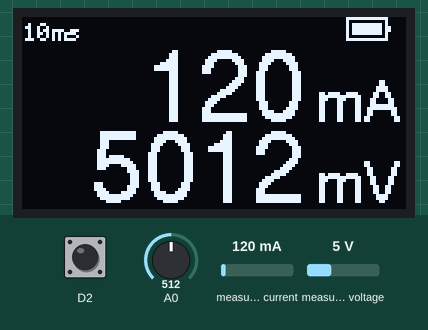
The sketch below on a simulated Arduino Zero (SAMD21). Shown: 128×64 one-colour display. The test bench sets the inputs (shaded band); at power-on: D2 HIGH, A0 = 512, measured current 120 mA, measured voltage 5 V. What the sketch prints to the serial monitor is not drawn.

Above: at 2.2 s.
2.3 s: D2 pulled LOW for 0.15 s
At 3.6 s:
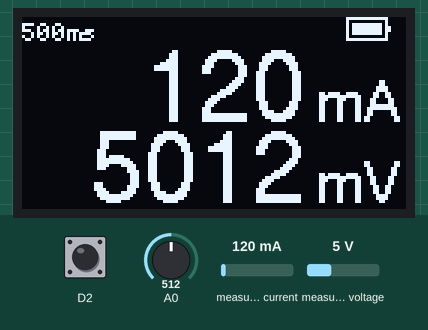
4.0 s: A0 set to 122
8.7 s: measured current set to 40 mA
At 12.7 s:
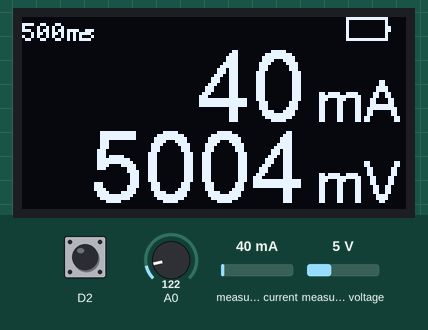
13.0 s: measured voltage set to 0.3 V
At 14.0 s:
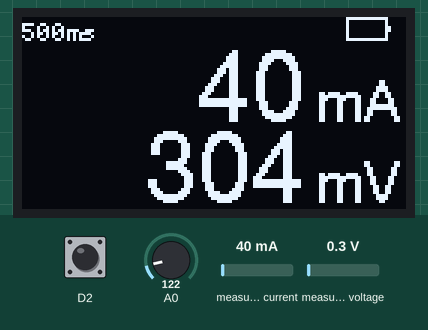
14.5 s: A0 set to 306
19.2 s: D2 pulled LOW for 0.15 s
At 22.7 s:
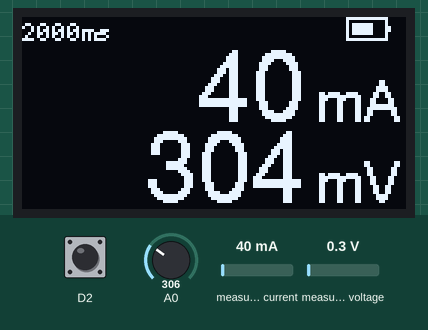
Timing chart, 0 to 23.9 s (numbered marks = the images above; inputs shaded):
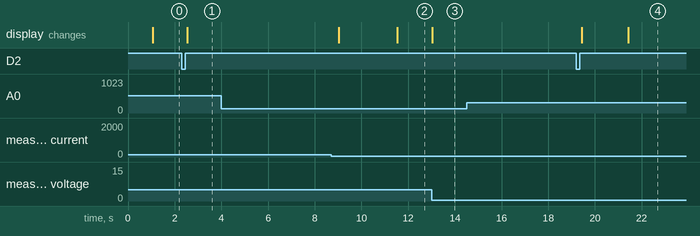

The sketch:

mA-mV-Meter.ino
```cpp
#include <Arduino.h>
#include <Wire.h>
#include <U8g2lib.h>
#include <Adafruit_INA219.h>
#include "PinButton.h"
#include "BatteryMonitor.h"
#include "Trace.h"

Adafruit_INA219 g_ina219;
BatteryMonitor g_batteryMonitor(A0);

#if defined(ARDUINO_ARCH_SAMD)
// for Zero, output on USB Serial console, remove line below if using programming port to program the Zero!
   #define Serial SerialUSB
#endif


U8G2_SSD1306_128X64_NONAME_F_HW_I2C g_u8g2(U8G2_R0, /* reset=*/ U8X8_PIN_NONE);
//U8G2_SH1106_128X64_NONAME_F_HW_I2C g_u8g2(U8G2_R0, /* reset=*/ U8X8_PIN_NONE);

/** update the display this often (in ms) */
int16_t g_iDisplayUpdate = 10;
bool g_bShowVoltage = true;

class MyButton : public PinButton
{
public:
  MyButton(const uint8_t bPin) : PinButton(bPin) {}

  bool onUserInActivity(unsigned long ulNow)
  {
    DEBUG_PRINT("MyButton::onUserInActivity(");DEBUG_PRINTDEC(ulNow);DEBUG_PRINTLN(")");
    return false;
  }
  bool onKeyAutoRepeat()
  {
    DEBUG_PRINTLN("MyButton::onKeyAutoRepeat()");
    return false;
  }
  bool onKeyDown()
  {
    DEBUG_PRINTLN("MyButton::onKeyDown()");
    return true;
  }
  bool onLongKeyDown()
  {
    DEBUG_PRINTLN("MyButton::onLongKeyDown()");
    return false;
  }
  bool onKeyUp(bool bLong)
  {
    DEBUG_PRINT("MyButton::onKeyUp(bLong=");DEBUG_PRINTDEC(bLong);DEBUG_PRINTLN(")");
    return true;
  }
  bool onClick()
  {
    DEBUG_PRINTLN("MyButton::onClick");
      static int16_t iDisplayUpdateOptions[] = {10, 500, 2000};
      static int8_t i = 1;
      g_iDisplayUpdate = iDisplayUpdateOptions[i++];
      DEBUG_PRINT("g_iDisplayUpdate=");DEBUG_PRINTDEC(g_iDisplayUpdate);DEBUG_PRINTLN("");
      if(i >= (sizeof(iDisplayUpdateOptions)/sizeof(iDisplayUpdateOptions[0])))
        i = 0;
    return true;
  }
  bool onDoubleClick()
  {
    DEBUG_PRINTLN("MyButton::onDoubleClick");
    g_bShowVoltage = !g_bShowVoltage;
    return false;
  }

};

/** Button is connected to digital pin 2 */
MyButton g_button(2);

void setup(void)
{
  Serial.begin(115200);
  delay(1000);
  //while(!Serial)  ; // wait for serial port to connect. Needed for Leonardo only
  DEBUG_PRINTLN("Meter test!");

  // Initialize the INA219.
  // By default the initialization will use the largest range (32V, 2A).  However
  // you can call a setCalibration function to change this range (see comments).
  g_ina219.begin();
  // To use a slightly lower 32V, 1A range (higher precision on amps):
  //g_ina219.setCalibration_32V_1A();
  // Or to use a lower 16V, 400mA range (higher precision on volts and amps):
  g_ina219.setCalibration_16V_400mA();


  g_u8g2.begin();
  //g_uDisplayWidth = g_u8g2.getWidth();
  //g_uColUnits = g_u8g2.getWidth() - 35;
  //g_uDisplayHeight = g_u8g2.getHeight();

  g_batteryMonitor.update(millis());
}

/** draw batttery gauge */
void drawBattery(u8g2_uint_t x, u8g2_uint_t y, uint8_t percentfull)
{
  u8g2_uint_t w = 14;
  u8g2_uint_t h = 8;
  g_u8g2.drawFrame(x, y, w, h);
  g_u8g2.drawVLine(x+w, y+3, h-6);
  x += 2;
  y += 2;
  h -= 4;
  w -= 4;
  if(percentfull > 10)
    g_u8g2.drawBox(x, y, (percentfull > 90) ? w : map(percentfull, 0, 100, 0, w), h);
}

/** draw title bar including batttery gauge */
void drawTitleBar(int16_t iDisplayUpdate)
{
  g_u8g2.setFont(u8g2_font_profont10_mf);
  char buf[40];
  sprintf(buf, "%ims", iDisplayUpdate);
  g_u8g2.drawStr(0, 8, buf);
  drawBattery(g_u8g2.getWidth() - 20, 0, g_batteryMonitor.getGauge());
}

void drawLine(u8g2_uint_t iRow, int16_t iValue, const char *szUnits)
{
  g_u8g2.setFont(u8g2_font_helvR24_tf);
  char buf[80];
  //sprintf(buf, "%5.3i", iValue);
  sprintf(buf, "%i", iValue);
  g_u8g2.drawStr(g_u8g2.getWidth() - 30 - g_u8g2.getStrWidth(buf) - 5, iRow, buf);
  g_u8g2.setFont(u8g2_font_helvR14_tf);
  g_u8g2.drawStr(g_u8g2.getWidth() - 30, iRow, szUnits);
}


void loop(void)
{
  static unsigned long ulNextUpdate = 0;
  unsigned long ulNow = millis();
  g_batteryMonitor.updateMaybe(ulNow);
  if(g_button.getAndDispatchKey(ulNow))
  {
    ulNextUpdate = ulNow;
  }
  //
  // freeze display while the key is down
  //
  if(g_button.isKeyDown())
    return;
  //
  // is it time to update?
  //
  if(ulNow < ulNextUpdate)
    return;
  ulNextUpdate = ulNow + (unsigned long)g_iDisplayUpdate;
  //
  // do some measurement
  //
  float shuntVoltage_mV = g_ina219.getShuntVoltage_mV();
  float busVoltage_V = g_ina219.getBusVoltage_V();
  float loadVoltage_mV = (busVoltage_V*1000) + shuntVoltage_mV;
  float current_mA = g_ina219.getCurrent_mA();
/*
Serial.print("Bus Voltage: "); Serial.print(busVoltage_V); Serial.println(" V");
Serial.print("Shunt Voltage: "); Serial.print(shuntVoltage_mV); Serial.println(" mV");
//Serial.print("Load Voltage: "); Serial.print(loadvoltage); Serial.println(" V");
Serial.print("Current: "); Serial.print(current_mA); Serial.println(" mA");
*/
  //
  // update the display
  //
  g_u8g2.clearBuffer();                 // clear the internal memory

  drawTitleBar(g_iDisplayUpdate);

  const int8_t iTitleBarHeight = 8;
  const int8_t iLineHeight = 27;
  u8g2_uint_t iRow = iLineHeight + iTitleBarHeight;
  //current_mA = (float)ulNow;
  drawLine(iRow, (int16_t)current_mA, "mA");
  if(g_bShowVoltage)
  {
    iRow += iLineHeight;
    //loadVoltage_mV = (float)millis();
    drawLine(iRow, (int16_t)loadVoltage_mV, "mV");
  }
  g_u8g2.sendBuffer();                  // transfer internal memory to the display
}
```

BatteryMonitor.cpp
```cpp
#include <Arduino.h>
#include "Trace.h"
#include "BatteryMonitor.h"

BatteryMonitor::BatteryMonitor(uint8_t pin) : m_pin(pin)
{
  // Setup the input
  pinMode(m_pin, INPUT);
}

/**
 *  Updates the battery state.
 *    Returns true if the state changed
 *    Returns false if the state did not change
 */
bool BatteryMonitor::update(unsigned long now)
{
  uint16_t uReading = 0; // accumulate samples here
  for(int i=0; i < 4; i++)
  {
    uint16_t intmp = analogRead(m_pin);
    uReading += intmp;
    //Serial.println(intmp);
    //delay(1);
  }
  uReading = uReading >> 2; // averaged over 4 samples

  DEBUG_PRINT("BatteryMonitor::update uReading="); DEBUG_PRINTDEC(uReading); DEBUG_PRINTLN("");

  if(uReading < uReadingBatteryEmpty)
    uReading = uReadingBatteryEmpty;
  else if(uReading > uReadingBatteryFull)
    uReading = uReadingBatteryFull;
  uint8_t gauge = map(uReading, uReadingBatteryEmpty, uReadingBatteryFull, 0, 100);
  //uint8_t gauge = (now/1000)%100;
  if(abs(gauge - m_gauge) > 4) { // ignore +-4%
    m_gauge = gauge;
    DEBUG_PRINT("BatteryMonitor::update m_gauge="); DEBUG_PRINTDEC(m_gauge); DEBUG_PRINTLN("");
    return true;
  }
  return false;
}
```

BatteryMonitor.h
```cpp
#ifndef BatteryMonitor_h
#define BatteryMonitor_h

/**
 * Class to monitor battery.
 * Relies on measuring battery voltage alone.
 * Connect battery lead to a voltage divider to analog pin
 */
#include <inttypes.h>

class BatteryMonitor
{
public:
  /** customize this depending on your battery and divider */
  const uint16_t uReadingBatteryEmpty = 236; // 2.9V per cell - 11.6V total
  /** customize this depending on your battery and divider */
  const uint16_t uReadingBatteryFull = 330;  // 4.2V per cell - 16.8V total

  /**  update period 10sec */
  static const unsigned long ulUpdatePeriod = 10*1000;

protected:
  uint8_t m_pin;
  /** % of the battery full */
  uint8_t m_gauge = 0;
  unsigned long m_ulNextUpdate = 0;

public:
  BatteryMonitor(uint8_t pin);

  /**
   *  Updates the battery state  respecting uUpdatePeriod.
   *    Returns true if the state changed
   *    Returns false if the state did not change
   */
  bool update(unsigned long now);
  /**
   *  Updates the battery state unconditionally
   *    Returns true if the state changed
   *    Returns false if the state did not change
   */
  bool updateMaybe(unsigned long now)
  {
    if(now < m_ulNextUpdate)
    {
      //DEBUG_PRINTLN("BatteryMonitor::update - too early!");
      return false;
    }
    bool res = update(now);
    m_ulNextUpdate = now + ulUpdatePeriod;
    return res;
  }

  /** get % of the battery charge */
  uint8_t getGauge() {
    return m_gauge;
  }

};

extern BatteryMonitor g_batteryMonitor;

#endif
```

PinButton.cpp
```cpp
#define NODEBUG 1
#include <Arduino.h>
#include "PinButton.h"
#include "Trace.h"

PinButton::PinButton(const uint8_t bPin) : m_bPin(bPin)
{
  pinMode(m_bPin, INPUT_PULLUP);
}


bool PinButton::getAndDispatchKey(const unsigned long ulNow)
{
  // get out if we are still bouncing!
  if(ulNow < m_ulBounceSubsided)
    return false;

  bool bRes = false;
  // read the momentary state from hardware
  bool bPressed = (digitalRead(m_bPin) == 0);
  if(bPressed == m_bOldPressed)
  {
    if(!bPressed)
    {
      if(!isUserLongInactive(ulNow))
        return false;
      bRes = onUserInActivity(ulNow);
      onUserActivity(ulNow);
      return bRes;
    }
    // Button is PRESSED!
    // fire auto repeat logic here
    if((m_ulToFireAutoRepeat == 0) || (ulNow < m_ulToFireAutoRepeat))
    {
      ;
    }
    else
    {
      m_ulToFireAutoRepeat = ulNow + s_iAutoRepeatDelay;
      DEBUG_PRINTLN("onKeyAutoRepeat");
      bRes = onKeyAutoRepeat();
    }
    // fire long key logic here
    if((m_ulToFireLongKey == 0) || (ulNow < m_ulToFireLongKey))
      return bRes;
    m_ulToFireLongKey = 0;
    DEBUG_PRINTLN("onLongKeyDown");
    return onLongKeyDown() || bRes;
  }
  // bPressed != m_bOldPressed
  if(m_ulBounceSubsided == 0)
  {
    m_ulBounceSubsided = ulNow + s_iDebounceDelay;
    return false;
  }
  if(bPressed)
  {
    // button was just pressed!
    m_ulToFireLongKey = ulNow + s_iLongKeyDelay;
    m_ulToFireAutoRepeat = ulNow + s_iAutoRepeatDelay;
    m_ulBounceSubsided = 0;
    DEBUG_PRINTLN("onKeyDown");
    bRes = onKeyDown();
    m_ulToClick = ulNow + s_iClick;
  }
  else
  {
    // button was released!
    bool bLongKey = (m_ulToFireLongKey == 0);
    m_ulToFireAutoRepeat = m_ulToFireLongKey = m_ulBounceSubsided = 0;
    DEBUG_PRINTLN("onKeyUp");
    bRes = onKeyUp(bLongKey);
    if(ulNow < m_ulToClick)
      onClick();
    if(ulNow < m_ulToDoubleClick)
      onDoubleClick();
    else
      m_ulToDoubleClick = ulNow + s_iDoubleClick;
  }
  onUserActivity(ulNow);
  m_bOldPressed = bPressed;
  return bRes;
}
```

PinButton.h
```cpp
#pragma once

/**
 * Simple momentary button connected to a digital pin
 * Generates the following events to be handled by deriving from PinButton
 *
  bool onUserInActivity(unsigned long ulNow);
  bool onKeyAutoRepeat();
  bool onKeyDown();
  bool onLongKeyDown();
  bool onKeyUp(bool bLong);
  bool onKeyDoubleClick();

 */


class PinButton
{
public:
  /** delay in ms to debounce */
  const int s_iDebounceDelay = 50;
  /** delay in ms to autorepeat */
  const int s_iAutoRepeatDelay = 500;
  /** time in ms to consider this a click */
  const int s_iClick = 300;
  /** time in ms to consider this a doubleclick */
  const int s_iDoubleClick = 500;
  /** delay in ms before the long key is fired */
  const int s_iLongKeyDelay = 3000;
  /** inactivity timeout in milliseconds */
  const unsigned long s_ulInactivityDelay = 10000;

  PinButton(const uint8_t bPin);

  bool getAndDispatchKey(const unsigned long ulNow);

  /** call backs.  derive a class and overwrite those */
  virtual bool onUserInActivity(unsigned long ulNow) = 0;
  virtual bool onKeyAutoRepeat() = 0;
  virtual bool onKeyDown() = 0;
  virtual bool onLongKeyDown() = 0;
  virtual bool onKeyUp(bool bLong) = 0;
  virtual bool onClick() = 0;
  virtual bool onDoubleClick() = 0;

  bool isUserLongInactive(const unsigned long ulNow)
  {
    return (ulNow > m_ulToFireInactivity);
  }
  bool isKeyDown()
  {
    return m_bOldPressed;
  }
  /**
   * Delay inactivity notification.
   * User does NOT have to call it.
   */
  virtual void onUserActivity(const unsigned long ulNow)
  {
    m_ulToFireInactivity = ulNow + s_ulInactivityDelay;
  }

protected:
  /** Digital pin from which we are reading */
  uint8_t m_bPin;
  /** when to fire long key */
  unsigned long m_ulToFireLongKey = 0;
  /** when to fire key auto repeat */
  unsigned long m_ulToFireAutoRepeat = 0;
  /** when bouncing subsides */
  unsigned long m_ulBounceSubsided = 0;
  /** when inactivity timeout will happen */
  unsigned long m_ulToFireInactivity = s_ulInactivityDelay;
  /** when is it not yet late enought to consier this a click */
  unsigned long m_ulToClick = 0;
  /** when is it not yet late enought to consier this a double click */
  unsigned long m_ulToDoubleClick = 0;

  /** the key state when we last called getAndDispatchKey */
  bool m_bOldPressed = false;
};
```

Trace.h
```cpp
/**
 * DEBUG utils
 */
#ifndef TRACE_h
#define TRACE_h

#ifndef NODEBUG
#define DEBUG 1
#endif

#ifdef DEBUG
  #define DEBUG_PRINT(x)    Serial.print(F(x))
  #define DEBUG_PRINTDEC(x) Serial.print(x, DEC)
  #define DEBUG_PRINTHEX(x) Serial.print(x, HEX)
  #define DEBUG_PRINTLN(x)  Serial.println(F(x))
#else
  #define DEBUG_PRINT(x)
  #define DEBUG_PRINTDEC(x)
  #define DEBUG_PRINTHEX(x)
  #define DEBUG_PRINTLN(x)
#endif

#endif //TRACE_h
```

Measured:
- after the input at 2.3 s, the display: changes after 0.23 s (image 1)
- after the input at 4.0 s, every drawn part: stays the same
- after the input at 8.7 s, the display: first changes after 0.33 s (image 2 shows a later state)
- after the input at 13.0 s, the display: changes at once (image 3)
- after the input at 14.5 s, every drawn part: stays the same
- after the input at 19.2 s, the display: first changes after 0.23 s (image 4 shows a later state)
